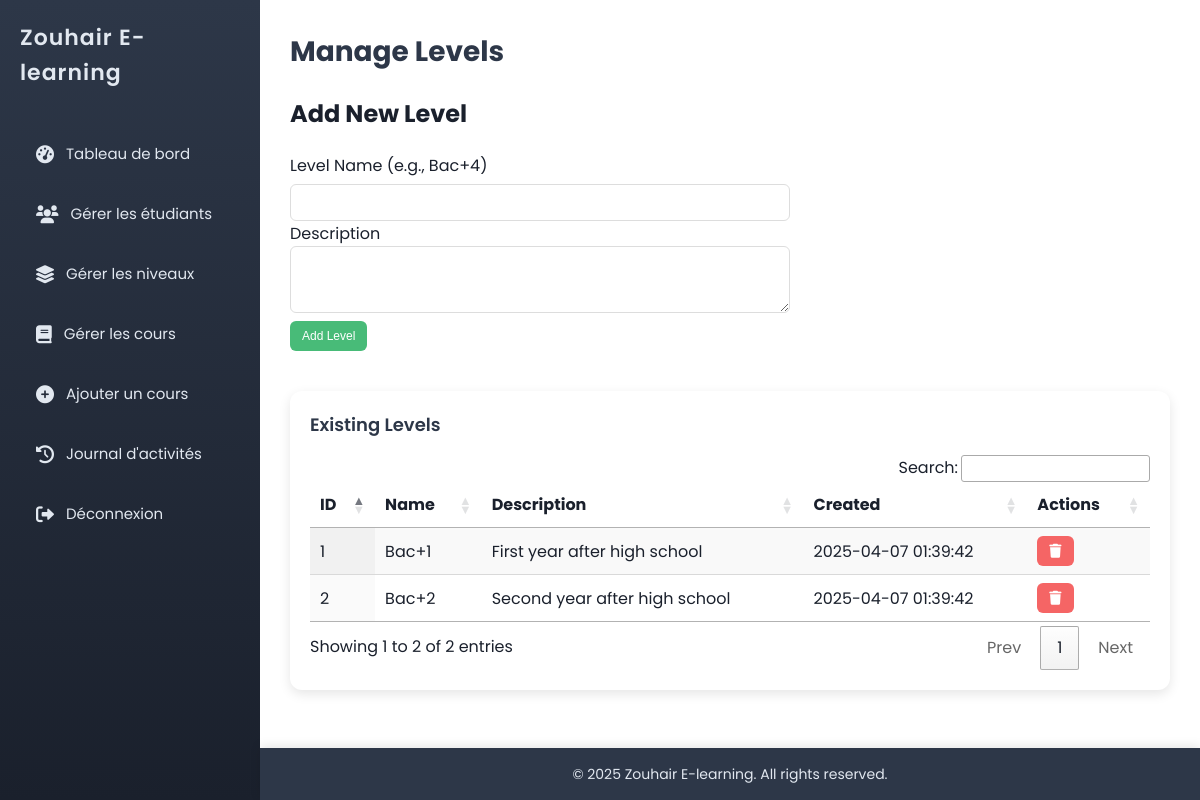
Screenshot of /admin/manage_levels.php (signed in) with the database file from the repository.
### tables this page shows
CREATE TABLE `levels` (
  `id` int(11) NOT NULL,
  `name` varchar(50) NOT NULL,
  `description` text DEFAULT NULL,
  `created_at` timestamp NOT NULL DEFAULT current_timestamp()
);

### admin/manage_levels.php (the view, shortened to what this page needs)
<?php
require_once '../includes/config.php';
$levels = $conn->query("SELECT id, name, description, created_at FROM levels ORDER BY name ASC");
?>
<!DOCTYPE html>
<html lang="en">
<head>
    <link rel="stylesheet" href="../assets/css/admin.css">
    <link rel="stylesheet" href="https://cdn.datatables.net/1.11.5/css/jquery.dataTables.min.css">
</head>
<body>
    <?php include '../includes/header.php'; ?>
    <main class="dashboard">
        <h1>Manage Levels</h1>
        <section class="add-level">
            <h2>Add New Level</h2>
            <form method="POST" class="course-form">
                <div class="form-group">
                    <label for="name">Level Name (e.g., Bac+4)</label>
                    <input type="text" id="name" name="name" required>
                </div>
                <div class="form-group">
                    <label for="description">Description</label>
                    <textarea id="description" name="description" rows="3"></textarea>
                </div>
                <button type="submit" name="add_level" class="btn-action add">Add Level</button>
            </form>
        </section>
        <section class="tables">
            <div class="table-container">
                <h2>Existing Levels</h2>
                <table id="levelsTable" class="display">
                    <thead><tr><th>ID</th><th>Name</th><th>Description</th><th>Created</th><th>Actions</th></tr></thead>
                    <tbody>
                        <?php while ($level = $levels->fetch_assoc()): ?>
                            <tr>
                                <td><?php echo $level['id']; ?></td>
                                <td><?php echo htmlspecialchars($level['name']); ?></td>
                                <td><?php echo htmlspecialchars($level['description'] ?? 'N/A'); ?></td>
                                <td><?php echo $level['created_at']; ?></td>
                                <td>
                                    <form method="POST" style="display:inline;">
                                        <button type="submit" name="delete_level" class="btn-action delete" onclick="return confirm('Are you sure? This may affect related courses.');"><i class="fas fa-trash"></i></button>
                                    </form>
                                </td>
                            </tr>
                        <?php endwhile; ?>
                    </tbody>
                </table>
            </div>
        </section>
    </main>
    <?php include '../includes/footer.php'; ?>
</body>
</html>

### assets/css/admin.css (style rules this page uses)
* { margin: 0; padding: 0; box-sizing: border-box; }
body { font-family: 'Poppins', sans-serif; background-color: #f0f2f5; color: #1a202c; display: flex; min-height: 100vh; line-height: 1.6; transition: opacity 0.2s ease; }
body, canvas, .pdf-container { user-select: none; -webkit-user-select: none; -moz-user-select: none; -ms-user-select: none; -webkit-user-drag: none; }
.dashboard h1 { font-size: 28px; font-weight: 700; color: #2d3748; margin-bottom: 20px; }
.tables { display: grid; grid-template-columns: 1fr; gap: 20px; }
.table-container { background: #fff; padding: 20px; border-radius: 12px; box-shadow: 0 4px 12px rgba(0, 0, 0, 0.1); }
.table-container h2 { font-size: 18px; color: #2d3748; margin-bottom: 15px; font-weight: 600; }
.btn-action { padding: 6px 12px; border: none; border-radius: 6px; cursor: pointer; font-size: 12px; color: #fff; text-decoration: none; display: inline-flex; align-items: center; justify-content: center; transition: all 0.3s ease; min-width: 30px; height: 30px; }
.btn-action i { font-size: 14px; }
.btn-action.add { background-color: #48bb78; margin-bottom: 20px; }
.btn-action.delete { background-color: #f56565; }
.course-form { max-width: 600px; margin: 20px 0; }
.course-form .form-group select, .course-form .form-group input { width: 100%; padding: 10px; margin-top: 5px; border-radius: 6px; border: 1px solid #ddd; }
.add-level .course-form { max-width: 500px; margin: 20px 0; }
.add-level textarea { width: 100%; padding: 10px; border-radius: 6px; border: 1px solid #ddd; resize: vertical; }

### rows the page displays
levels: id "1", name "Bac+1", description "First year after high school", created_at "2025-04-07 01:39:42"
levels: id "2", name "Bac+2", description "Second year after high school", created_at "2025-04-07 01:39:42"
